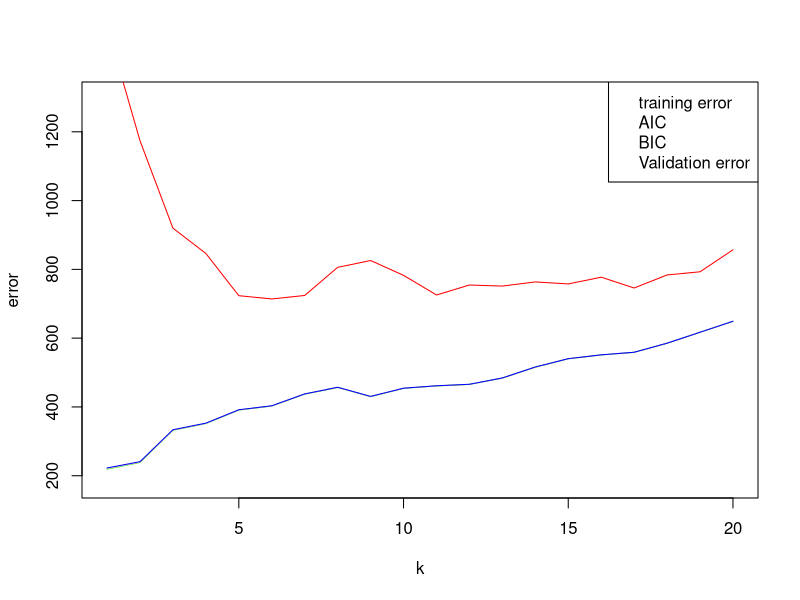
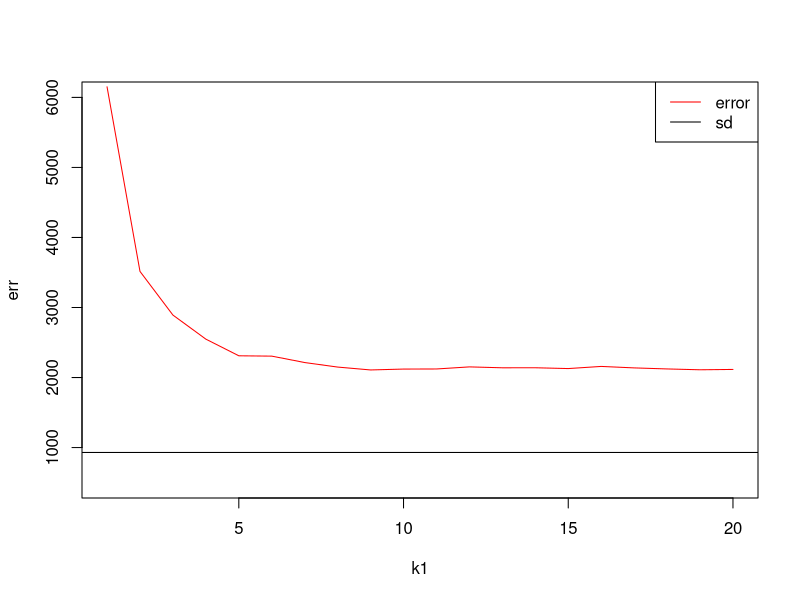

Write R code to recreate these figures, in order.
## ---- chunk 1
library('MASS')
data <- mcycle
dim(data)[1]
train_data_ind <- sample(dim(data)[1], dim(data)[1]*0.75) 
train_data <- data[train_data_ind,]
test_data <- data[-train_data_ind,]
train_y <- train_data$accel
train_x <- matrix(train_data$times, length(train_data$times), 1)
test_y <- test_data$accel
test_x <- matrix(test_data$times, length(test_data$times), 1)

## ---- chunk 2

Nadaraya_Watson <- function(y,x,x0,kern,...){
  a <- t(apply(x0, 1, function(x0_){
    k <- kern(x,x0_,...)
    k/sum(k)
    }))

    y_hat <- drop(a %*% y)
    attr(y_hat,"k") <- a
    return(y_hat)
}

kernel_k_nearest_neighbors <- function(x, x0, t=1) {
  ## compute distance betwen each x and x0
  z <- t(t(x) - x0)
  d <- sqrt(rowSums(z*z))

  ## initialize kernel weights to zero
  w <- rep(0, length(d))
  
  ## set weight to 1 for k nearest neighbors
  w[order(d)[1:t]] <- 1
  
  return(w)
}
k1 <- seq(1,20,1)
for (i in k1){
  y_hat <- Nadaraya_Watson(y = train_y,x = train_x,x0 = test_x, kern = kernel_k_nearest_neighbors, t = i)
}

## ---- chunk 3
effective_df <- function(y, x, kern, ...) {
  y_hat <- Nadaraya_Watson(y, x, x,
    kern=kern, ...)
  sum(diag(attr(y_hat, 'k')))
}


loss_squared_error <- function(y, yhat)
  (y - yhat)^2

error <- function(y, yhat, loss=loss_squared_error)
  mean(loss(y, yhat))

aic <- function(y, yhat, d)
  error(y, yhat) + 2/length(y)*d

bic <- function(y, yhat, d)
  error(y, yhat) + log(length(y))/length(y)*d

AIC <- rep(0,1)
BIC <- rep(0,1)
training_error <- rep(0,1)
testing_error <- rep(0,1)
s = 1

for (i in (1:length(k1))){
  edf <- effective_df(train_y, train_x, kernel_k_nearest_neighbors, t=k1[i])
  y_hat_train <- Nadaraya_Watson(y = train_y,x = train_x,x0 = train_x, kern = kernel_k_nearest_neighbors, t = k1[i])
  y_hat_test <- Nadaraya_Watson(y = train_y,x = train_x,x0 = test_x, kern = kernel_k_nearest_neighbors, t = k1[i])
  AIC[i] <- aic(train_y, y_hat_train,edf)
  BIC[i] <- bic(train_y, y_hat_train,edf)
  training_error[i] <- error(train_y, y_hat_train)
  testing_error[i] <- error(test_y, y_hat_test)
}
print(training_error)
print(testing_error)
print(AIC)
print(BIC)

plot(k1,training_error,type = "l", col = "green",ylim = c(180,1300),xlab = "k",ylab = "error")
lines(k1,AIC,col = "pink",type = "l")
lines(k1,BIC,col = "blue",type = "l")
lines(k1,testing_error,col = "red",type = "l")
legend("topright", c("training error", "AIC", "BIC", "Validation error"), col = c("green","pink","blue","red"))

## ---- chunk 4
f <- 5
k1 <- seq(1,20,1)
folds <- sample(rep(1:5,length(data)))
err <- rep(0,1)
for (i in (1:length(k1))){
  e <- rep(0,5)
  for (j in (1:5)){
    train_y <- train_data$accel[folds!= j]
    train_x <- matrix(data$times[folds!= j], length(train_data$times[folds!= j]), 1)
    test_y <- test_data$accel
    test_x <- matrix(test_data$times[folds== j], length(test_data$times[folds== j]), 1)
    # train model
    y_hat <- Nadaraya_Watson(y = train_y,x = train_x,x0 = test_x, kern = kernel_k_nearest_neighbors, t = k1[i])
    # error of every validation
    
    e[j] <- error(test_y, y_hat)
  }
  print(e)
  err[i] <- mean(e)
}

## ---- chunk 5
sd <- sd(err)
plot(k1,err,type = "l",col = "red", ylim = c(500,6000))
abline(h = sd)
legend("topright",c("error", "sd"), col = c("red", "black"),lty = 1 )
